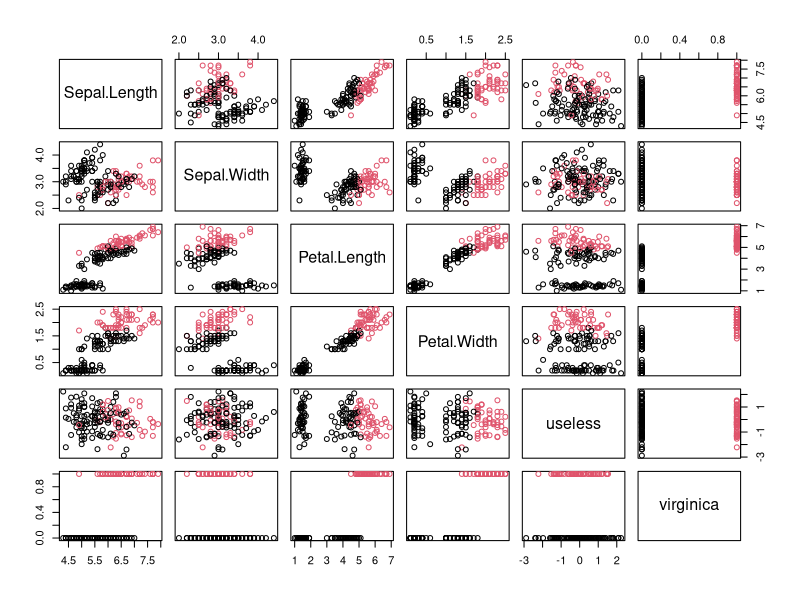
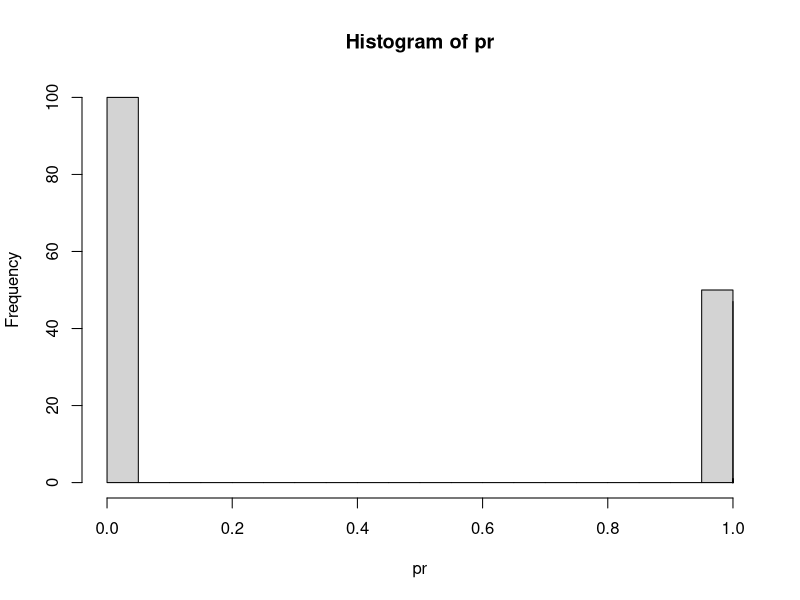
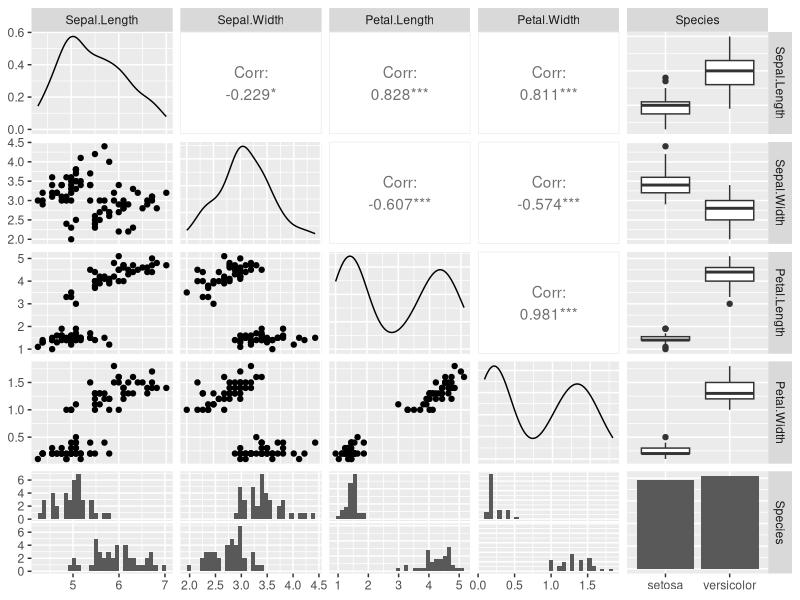
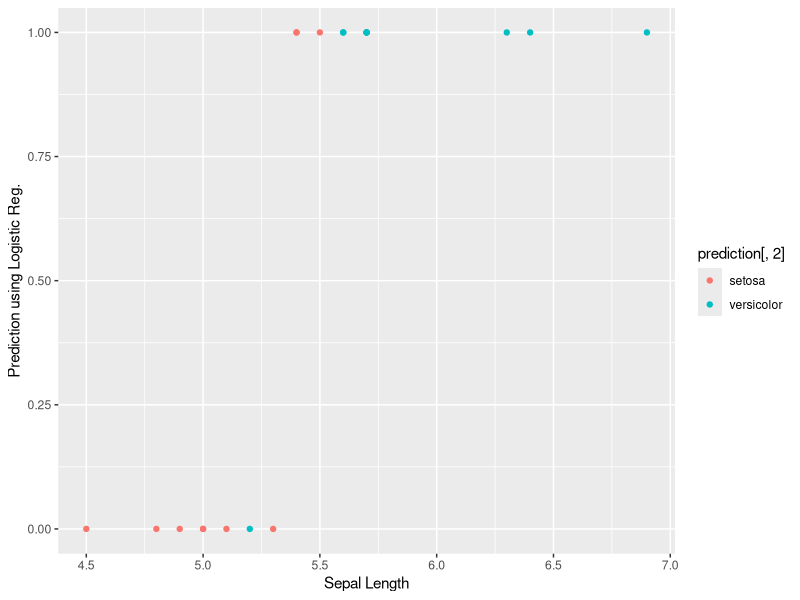

These charts were generated, in order, by the following R code:
# https://michael.hahsler.net/SMU/EMIS7331/R/logistic_regression.html
data(iris)
x <- iris[sample(1:nrow(iris)),]
x <- cbind(x, useless = rnorm(nrow(x)))

x$virginica <- x$Species == "virginica"
x$Species <- NULL
plot(x, col=x$virginica+1)
#
model <- glm(virginica ~ ., family = binomial(link='logit'), data=x)
summary(model)
# Do Stepwise Variable Selection
model2 <- step(model, data = x)
summary(model2)

pr <- predict(model2, x, type="response")
round(pr, 2)

hist(pr, breaks=20)
hist(pr[x$virginica==TRUE], col="red", breaks=20, add=TRUE)
#
table(actual=x$virginica, predicted=pr>.5)

# Another version----
# http://rstudio-pubs-static.s3.amazonaws.com/230133_fb9cb3c35ca345d0b9e5726ed3f45a21.html
ir_data<- iris
head(ir_data)
str(ir_data)
levels(ir_data$Species)
ir_data<-ir_data[1:100,]
set.seed(100)
samp<-sample(1:100,80)
ir_train<-ir_data[samp,]
ir_test<-ir_data[-samp,]

library(ggplot2) 
library(GGally)

ggpairs(ir_train)
y<-ir_train$Species
x<-ir_train$Sepal.Length
glfit<-glm(y~x, family = 'binomial')

summary(glfit)

newdata<- data.frame(x=ir_test$Sepal.Length)
predicted_val<-predict(glfit, newdata, type="response")
prediction<-data.frame(ir_test$Sepal.Length, ir_test$Species, predicted_val)
prediction

qplot(prediction[,1], round(prediction[,3]), col=prediction[,2], 
      xlab = 'Sepal Length', ylab = 'Prediction using Logistic Reg.')

table(actual=ir_test$Species, predicted=predicted_val>.5)
